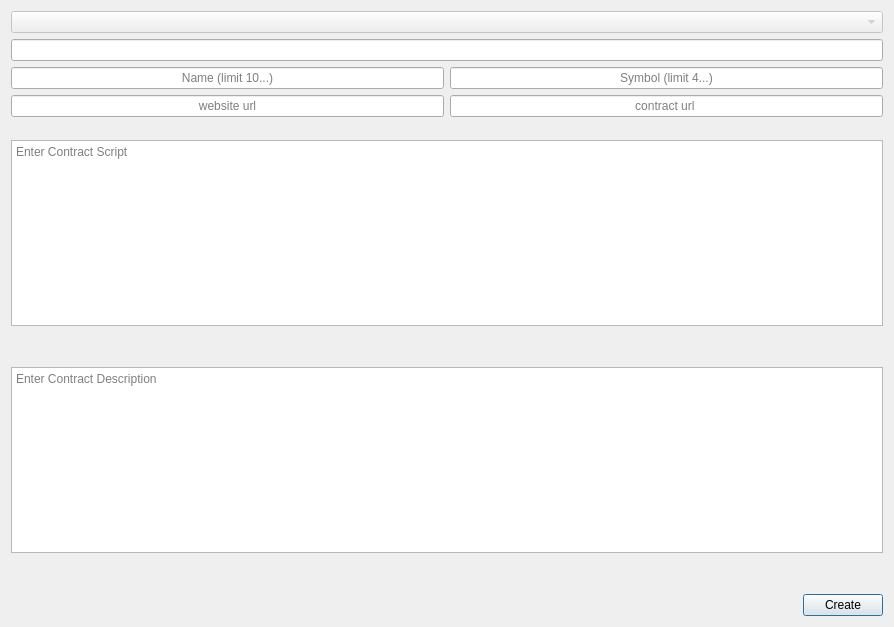
<?xml version="1.0" encoding="UTF-8"?>
<ui version="4.0">
 <class>NewContractPage</class>
 <widget class="QDialog" name="NewContractPage">
  <property name="geometry">
   <rect>
    <x>0</x>
    <y>0</y>
    <width>894</width>
    <height>627</height>
   </rect>
  </property>
  <property name="windowTitle">
   <string>Dialog</string>
  </property>
  <layout class="QVBoxLayout" name="verticalLayout_4">
   <item>
    <layout class="QVBoxLayout" name="verticalLayout_3">
     <item>
      <layout class="QVBoxLayout" name="verticalLayout">
       <item>
        <widget class="QComboBox" name="addresscomboBox">
         <property name="enabled">
          <bool>false</bool>
         </property>
        </widget>
       </item>
       <item>
        <widget class="QLineEdit" name="addresslineEdit"/>
       </item>
       <item>
        <layout class="QHBoxLayout" name="horizontalLayout">
         <item>
          <widget class="QLineEdit" name="contractName">
           <property name="text">
            <string/>
           </property>
           <property name="alignment">
            <set>Qt::AlignCenter</set>
           </property>
           <property name="placeholderText">
            <string>Name (limit 10...)</string>
           </property>
          </widget>
         </item>
         <item>
          <widget class="QLineEdit" name="contractSymbol">
           <property name="alignment">
            <set>Qt::AlignCenter</set>
           </property>
           <property name="placeholderText">
            <string>Symbol (limit 4...)</string>
           </property>
          </widget>
         </item>
        </layout>
       </item>
       <item>
        <layout class="QHBoxLayout" name="horizontalLayout_2">
         <item>
          <widget class="QLineEdit" name="websiteURL">
           <property name="alignment">
            <set>Qt::AlignCenter</set>
           </property>
           <property name="placeholderText">
            <string>website url</string>
           </property>
          </widget>
         </item>
         <item>
          <widget class="QLineEdit" name="contractURL">
           <property name="alignment">
            <set>Qt::AlignCenter</set>
           </property>
           <property name="placeholderText">
            <string>contract url </string>
           </property>
          </widget>
         </item>
        </layout>
       </item>
      </layout>
     </item>
     <item>
      <spacer name="verticalSpacer_2">
       <property name="orientation">
        <enum>Qt::Vertical</enum>
       </property>
       <property name="sizeHint" stdset="0">
        <size>
         <width>20</width>
         <height>40</height>
        </size>
       </property>
      </spacer>
     </item>
     <item>
      <layout class="QVBoxLayout" name="verticalLayout_2">
       <item>
        <widget class="QTextEdit" name="contractScript">
         <property name="placeholderText">
          <string>Enter Contract Script</string>
         </property>
        </widget>
       </item>
       <item>
        <spacer name="verticalSpacer">
         <property name="orientation">
          <enum>Qt::Vertical</enum>
         </property>
         <property name="sizeHint" stdset="0">
          <size>
           <width>20</width>
           <height>40</height>
          </size>
         </property>
        </spacer>
       </item>
       <item>
        <widget class="QTextEdit" name="contractDescription">
         <property name="placeholderText">
          <string>Enter Contract Description</string>
         </property>
        </widget>
       </item>
       <item>
        <spacer name="verticalSpacer_3">
         <property name="orientation">
          <enum>Qt::Vertical</enum>
         </property>
         <property name="sizeHint" stdset="0">
          <size>
           <width>20</width>
           <height>40</height>
          </size>
         </property>
        </spacer>
       </item>
      </layout>
     </item>
     <item>
      <layout class="QHBoxLayout" name="horizontalLayout_3">
       <item>
        <spacer name="horizontalSpacer">
         <property name="orientation">
          <enum>Qt::Horizontal</enum>
         </property>
         <property name="sizeHint" stdset="0">
          <size>
           <width>40</width>
           <height>20</height>
          </size>
         </property>
        </spacer>
       </item>
       <item>
        <widget class="QPushButton" name="Create">
         <property name="text">
          <string>Create</string>
         </property>
        </widget>
       </item>
      </layout>
     </item>
    </layout>
   </item>
  </layout>
 </widget>
 <resources/>
 <connections/>
</ui>
